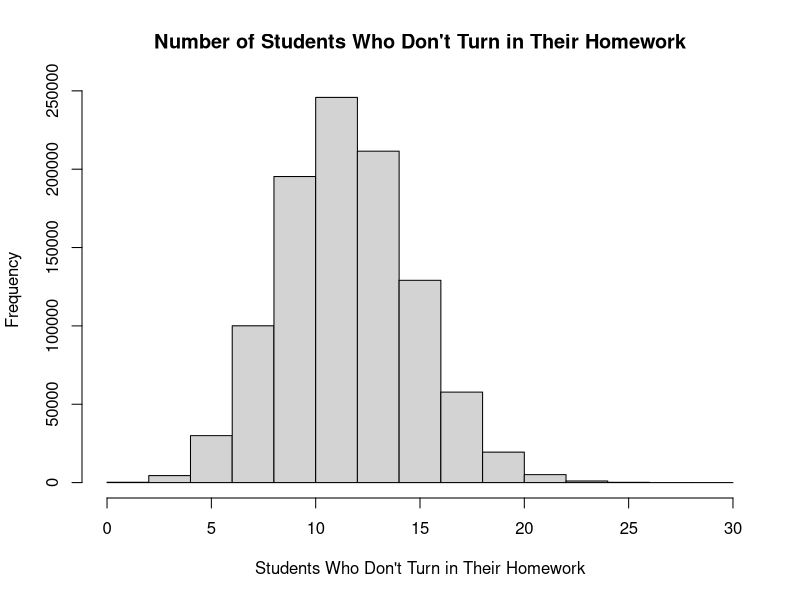
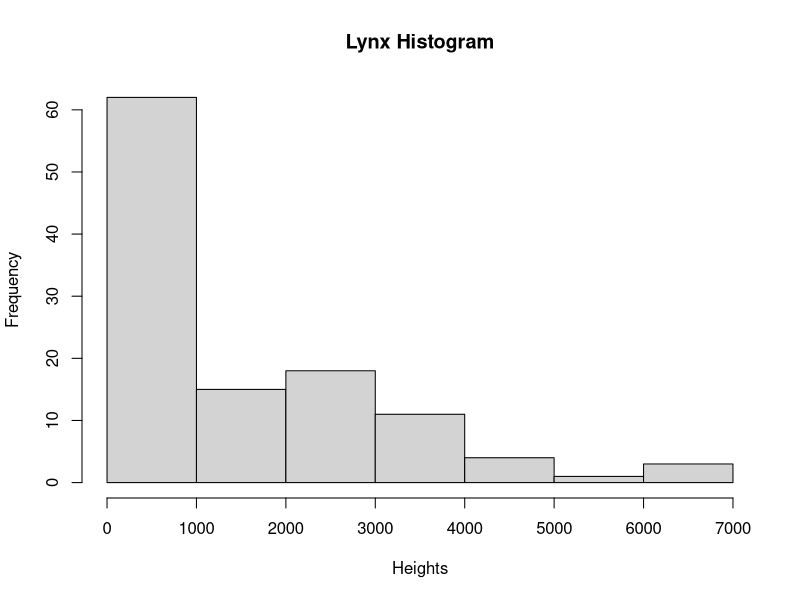
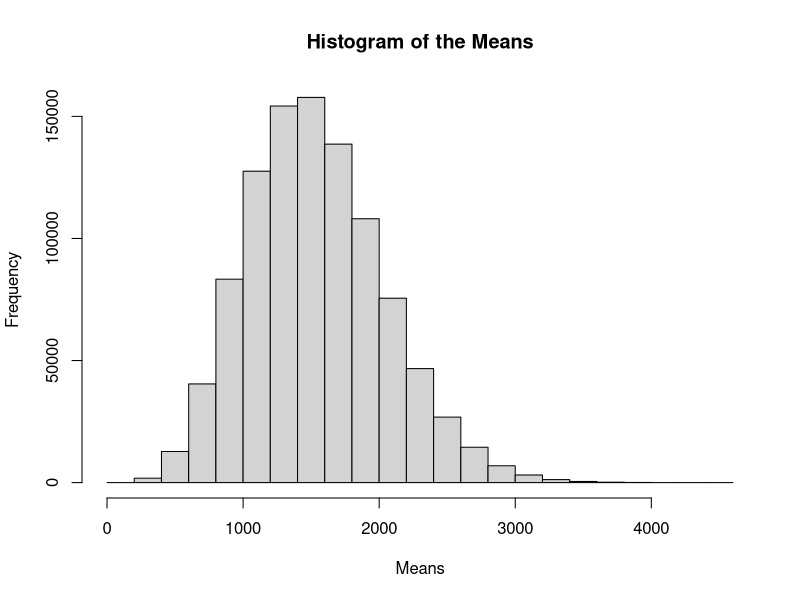
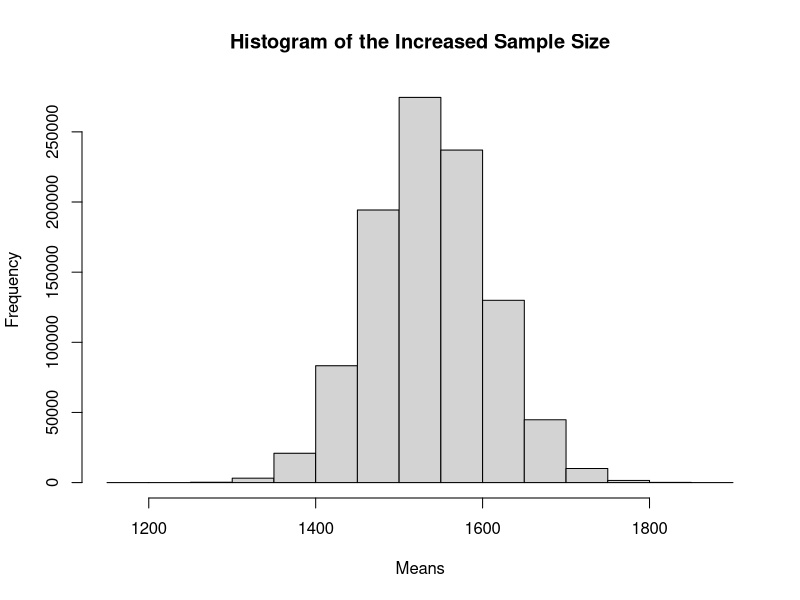

Source code (R) for these figures, in order:
## ---- chunk 1
knitr::opts_chunk$set(echo = TRUE)
set.seed(10)
## ---- chunk 2
#1(a)
experiment = sample(c("X","F"),80,prob=c(0.15,0.85),replace=TRUE)
sum(experiment=="X")
## ---- chunk 3
many.binom = sapply(1:1000000, function(i) { 
  binom = sample(c("X","F"), 80, 
                 prob = c(0.15, 0.85), replace = TRUE) 
  num.of.success = sum(binom == "X")
  return(num.of.success)
  })

hist1 = hist(many.binom, main = "Number of Students Who Don't Turn in Their Homework", xlab = "Students Who Don't Turn in Their Homework", ylab = "Frequency")
## ---- chunk 4
#1(c)
mean(many.binom)
sd(many.binom)
## ---- chunk 5
#1(d)
prob1 = sum(many.binom == 0)
prob1/length(many.binom)
## ---- chunk 6
#1(e)
prob3 = sum(many.binom >= 4)
prob3/length(many.binom)
## ---- chunk 7
#1(f)
median(many.binom)
## ---- chunk 8
#2(a)
hist(lynx,main="Lynx Histogram",xlab="Heights")

## ---- chunk 9
mean(lynx)
var(lynx)
## ---- chunk 10
#2b
experiment = sample(lynx, 10, replace=TRUE)
mean(experiment)
## ---- chunk 11
#2c
 many.experiments = sapply(1:1000000, function(i){
  experiment = sample(lynx,10, replace = TRUE)
  sample.mean= mean(experiment)
  return(sample.mean)
})
mean(many.experiments)
sd(many.experiments)
## ---- chunk 12

hist(many.experiments, xlab='Means', main= 'Histogram of the Means')
## ---- chunk 13
#2d
experiment = sample(many.experiments, 50, replace=TRUE)
mean(experiment)
## ---- chunk 14
#2e
 more.experiments = sapply(1:1000000, function(i){
  experiment = sample(many.experiments,50, replace = TRUE)
  sample.mean= mean(experiment)
  return(sample.mean)
})
mean(more.experiments)
sd(more.experiments)
## ---- chunk 15
#2f
hist(more.experiments, xlab='Means', main= 'Histogram of the Increased Sample Size')
